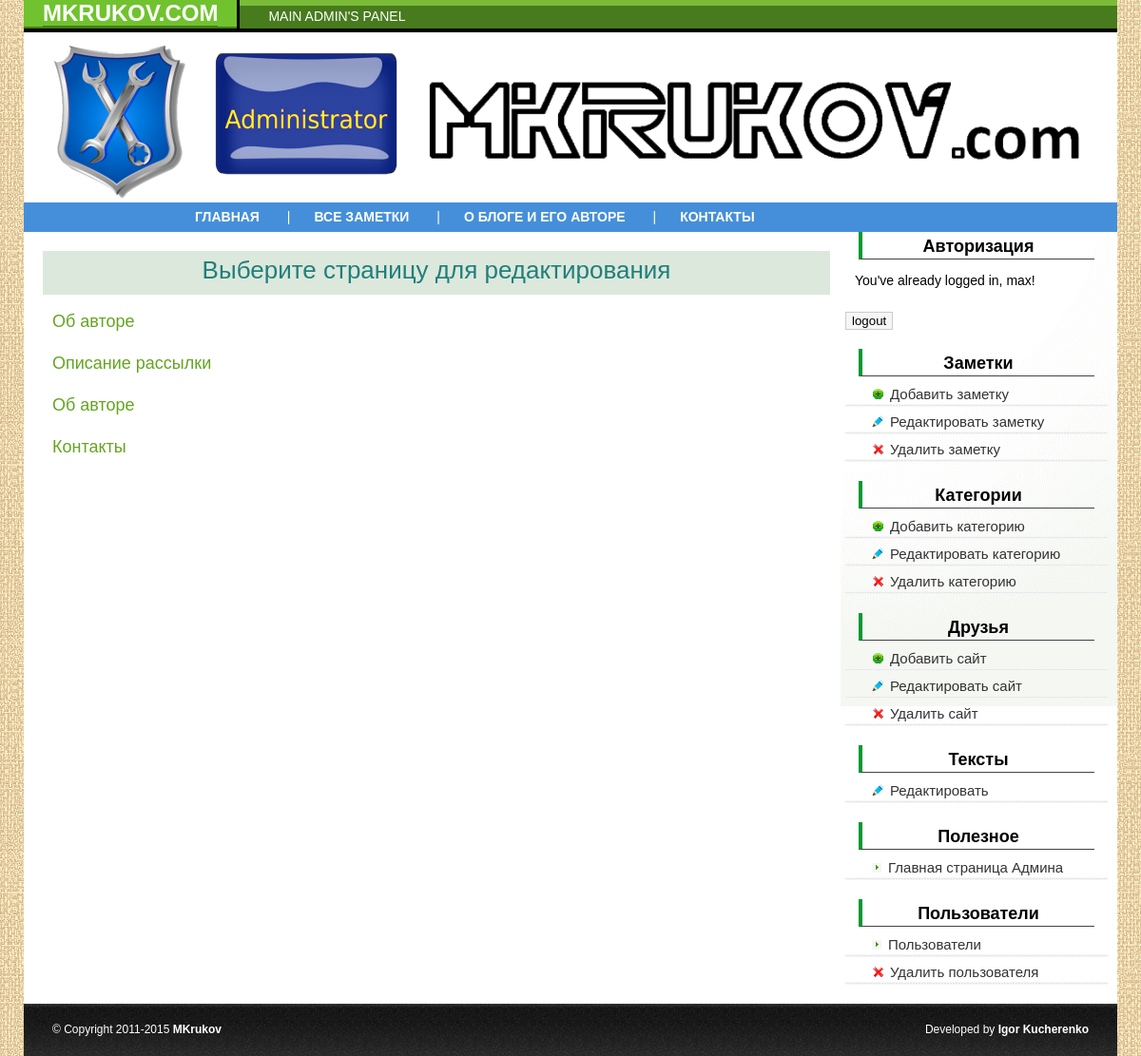
Page /admin/edit_menu.php (signed in) on the committed database.
### tables this page shows
CREATE TABLE IF NOT EXISTS `settings` (
  `id` int(3) NOT NULL,
  `title` varchar(255) NOT NULL,
  `meta_d` varchar(255) NOT NULL,
  `meta_k` varchar(255) NOT NULL,
  `text` text NOT NULL,
  `page` varchar(255) NOT NULL
);

### admin/edit_menu.php (the view, shortened to what this page needs)
<!DOCTYPE html>
<html>
<head>
<link href="style.css" rel="stylesheet" type="text/css">
</head>
<body>
<?php include ("blocks/headerandmenu.php");?>
<div id="content">
	<div class="text">
		<p class="post_view_title">Выберите страницу для редактирования</p>
				 <?php
				if (!isset($id))
				{
					$result=mysql_query("SELECT title,id FROM settings");
					$myrow=mysql_fetch_array ($result);
					do
						{printf("<p><a href='edit_text.php?id=%s'>%s</a></p>",$myrow["id"],$myrow["title"]);}
					while ($myrow=mysql_fetch_array ($result));
					}
					 ?>
	</div>
	<?php include ("blocks/sidebar.php");?>
</div>
<?php include ("blocks/footer.php");?>
</body>
</html>

### admin/style.css (style rules this page uses)
body { margin:0px auto; width:1150px; font-size:100%; font-family: "Myriad Pro", "Trebuchet MS", Arial; font-size:14px; background: url(img/bg.jpg) #fff; }
a { color:#64a520; text-decoration:none; }
p { padding: 0 10px 5px 10px; }
.text { width:72%; float:left; margin: 20px 10px 15px 20px; font-size: 18px; }
#content { width: 100%; float:left; background:url(img/sidebar_bckg.gif) no-repeat top right #fff; }
.post_view_title { text-transform:none; font: normal normal 26px Verdana, Geneva, sans-serif; color: #207f7b; text-decoration: none; margin:0; padding:5px 20px 10px; text-align:center; background-color:#DCE8DC; }

### rows in the picture
settings: title "Об авторе"
settings: title "Описание рассылки"
settings: title "Об авторе"
settings: title "Контакты"

### other values in the picture
$user_name "max"
